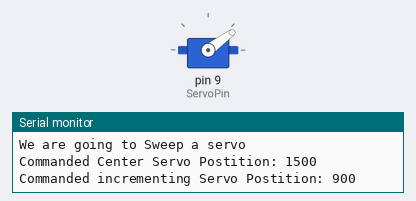
This sketch was run on a simulated Arduino Uno, built with avr-gcc and run on an emulated ATmega328P. Shown: servo, the last lines printed to the serial monitor.

Above: at 2.05 s.
At 4.75 s:
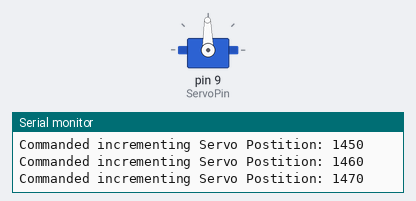
At 7.45 s:
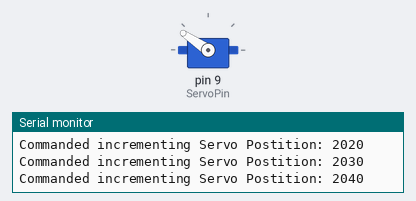
At 12.85 s:
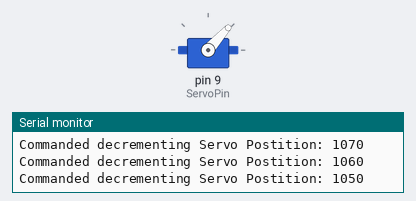
Timing chart, 0 to 17.6 s (numbered marks = the images above):
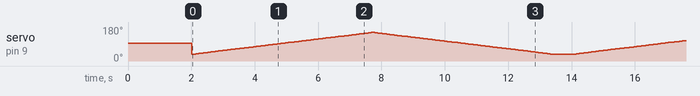

The sketch:

BASIC_SERVO.ino
```cpp
//this program will sweep a servo back and forth

//Scott Thomas
//48985

#include <Servo.h>

#define ServoPin 9  //used to drive the PWM to the servo


Servo myservo;  // create servo object to control a servo

int PWMVal = 1500;      // 1.5mS variable to read the value from the analog pin
int UpperLimit = 2100;  //2.1mS
int LowerLimit = 900;   //900uS
int x = 0;
int StepSize = 10;     //move pwm by 10uS increments

void setup()
{
  Serial.begin(9600);
  Serial.println("We are going to Sweep a servo");
  myservo.attach(ServoPin);  // attaches the servo on pin 9 to the servo object
  myservo.write(PWMVal);  //send the Default Center Value to the Servo on startup.
  Serial.print("Commanded Center Servo Postition: ");
  Serial.println(PWMVal);    //prints to the screen the commanded servo position.
  delay(2000); //wait 2sec after we center the servo
}

void loop()
{


    for(PWMVal = LowerLimit; PWMVal <= UpperLimit;PWMVal += StepSize)  //move servo on direction
    {
        myservo.write(PWMVal); // sets the servo position according to the scaled value
        Serial.print("Commanded incrementing Servo Postition: ");
        Serial.println(PWMVal);    //prints to the screen the commanded servo position.
        delay(15);           // waits for the servo to get there
    }
    for(PWMVal = UpperLimit; PWMVal >= LowerLimit;PWMVal -= StepSize) //move servo other direction
    {
        myservo.write(PWMVal); // sets the servo position according to the scaled value
        Serial.print("Commanded decrementing Servo Postition: ");
        Serial.println(PWMVal);    //prints to the screen the commanded servo position.
        delay(15);           // waits for the servo to get there
    }

    delay(500);

}
```
